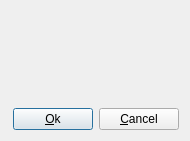
<ui version="4.0" >
 <class>TDDateIntervalDialog</class>
 <widget class="QDialog" name="TDDateIntervalDialog" >
  <property name="geometry" >
   <rect>
    <x>0</x>
    <y>0</y>
    <width>190</width>
    <height>141</height>
   </rect>
  </property>
  <property name="windowTitle" >
   <string>Dialog</string>
  </property>
  <layout class="QVBoxLayout" >
   <item>
    <widget class="QLabel" name="label" >
     <property name="text" >
      <string/>
     </property>
    </widget>
   </item>
   <item>
    <widget class="TWDateInterval" name="twDateInterval" >
     <property name="toolTip" >
      <string>The TWDateInterval Widget</string>
     </property>
     <property name="whatsThis" >
      <string>Widget for date intervals</string>
     </property>
    </widget>
   </item>
   <item>
    <layout class="QHBoxLayout" >
     <item>
      <spacer>
       <property name="orientation" >
        <enum>Qt::Horizontal</enum>
       </property>
       <property name="sizeHint" >
        <size>
         <width>40</width>
         <height>20</height>
        </size>
       </property>
      </spacer>
     </item>
     <item>
      <widget class="QPushButton" name="okPushButton" >
       <property name="text" >
        <string>&amp;Ok</string>
       </property>
       <property name="icon" >
        <iconset resource="../../resources/libimgresource.qrc" >:/16x16/icons/16x16/actions/button_ok.png</iconset>
       </property>
      </widget>
     </item>
     <item>
      <widget class="QPushButton" name="cancelPushButton" >
       <property name="text" >
        <string>&amp;Cancel</string>
       </property>
       <property name="icon" >
        <iconset resource="../../resources/libimgresource.qrc" >:/16x16/icons/16x16/actions/button_cancel.png</iconset>
       </property>
      </widget>
     </item>
    </layout>
   </item>
  </layout>
 </widget>
 <customwidgets>
  <customwidget>
   <class>TWDateInterval</class>
   <extends>QWidget</extends>
   <header>twdateinterval.h</header>
  </customwidget>
 </customwidgets>
 <resources>
  <include location="../../resources/libimgresource.qrc" />
 </resources>
 <connections>
  <connection>
   <sender>cancelPushButton</sender>
   <signal>clicked()</signal>
   <receiver>TDDateIntervalDialog</receiver>
   <slot>reject()</slot>
   <hints>
    <hint type="sourcelabel" >
     <x>150</x>
     <y>117</y>
    </hint>
    <hint type="destinationlabel" >
     <x>159</x>
     <y>5</y>
    </hint>
   </hints>
  </connection>
  <connection>
   <sender>okPushButton</sender>
   <signal>clicked()</signal>
   <receiver>TDDateIntervalDialog</receiver>
   <slot>accept()</slot>
   <hints>
    <hint type="sourcelabel" >
     <x>69</x>
     <y>117</y>
    </hint>
    <hint type="destinationlabel" >
     <x>78</x>
     <y>1</y>
    </hint>
   </hints>
  </connection>
 </connections>
</ui>
